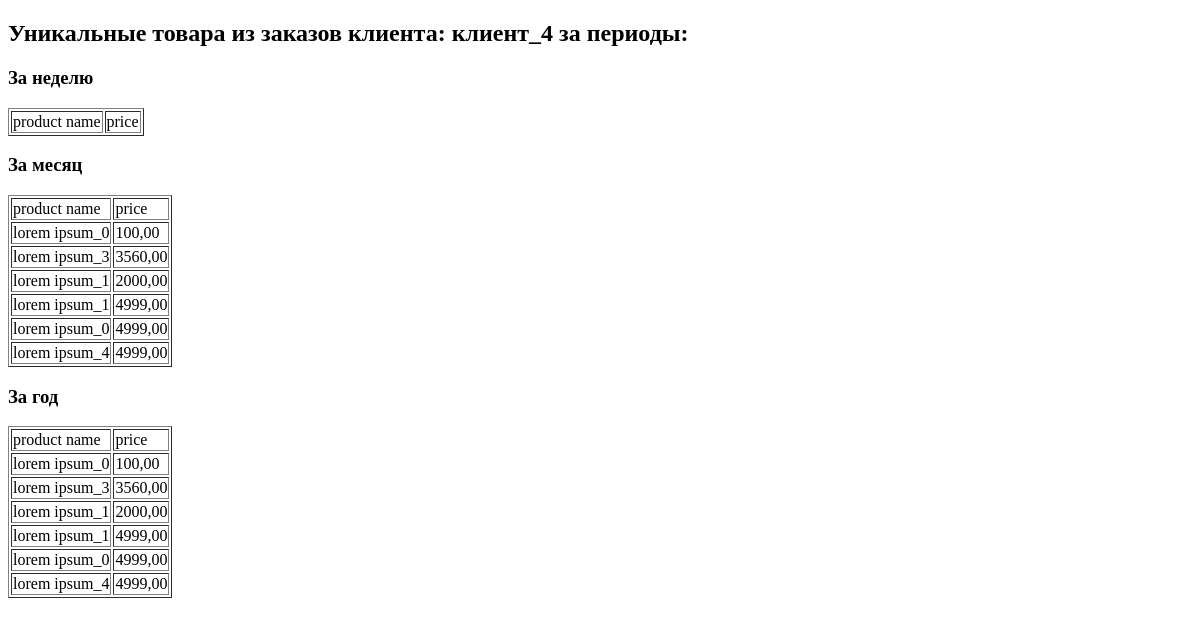
Before: /shop/orders/5/ with the older database file.
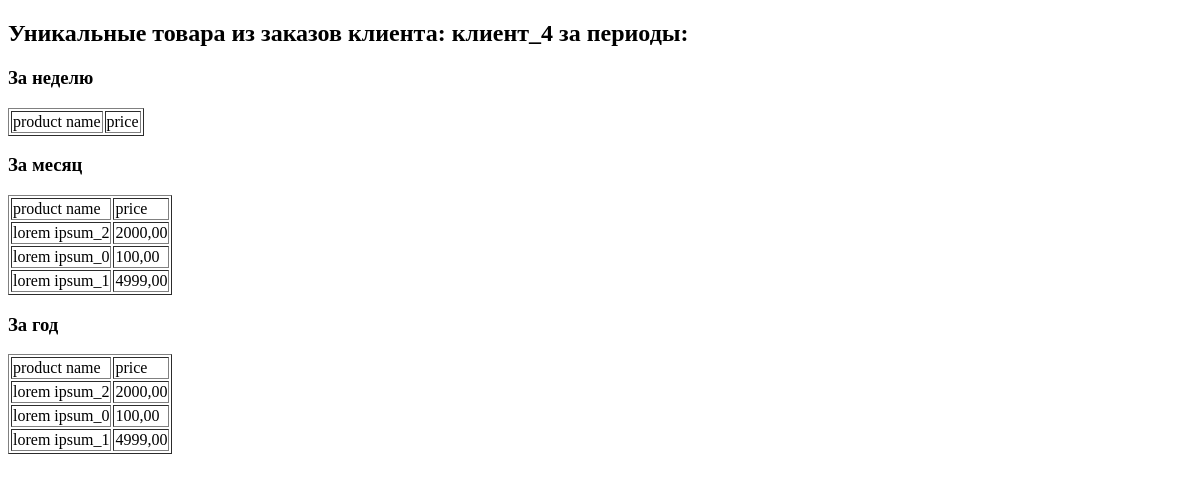
After: the same page with the newer database file.
### shop_app/models.py (models this page shows, shortened)
class Product(models.Model):
    title = models.CharField(max_length=200)
    description = models.TextField(default=0)
    price = models.DecimalField(default=0, decimal_places=2, max_digits=6)
    qts = models.IntegerField(default=1)
    picture = models.ImageField(null=True, blank=True, upload_to="product_img/")
    update_date = models.DateTimeField(auto_now=True)

### shop_app/views.py (the view)
# urls.py: path('orders/<int:client_id>/', views.show_orders_by_period, name='client_orders_by_period'),
def show_orders_by_period(request, client_id):
    client = get_object_or_404(Client, pk=client_id)
    start_date = timezone.now() - timedelta(days=7)
    week = Product.objects.filter(order__client_id=client_id, order__date_of_creation__gte=start_date) \
                                  .distinct()
    start_date = timezone.now() - timedelta(days=30)
    month = Product.objects.filter(order__client_id=client_id, order__date_of_creation__gte=start_date) \
        .distinct()
    start_date = timezone.now() - timedelta(days=365)
    year = Product.objects.filter(order__client_id=client_id, order__date_of_creation__gte=start_date) \
        .distinct()
    return render(request, 'shop_app/orders_by_data.html',
                  {'client': client, 'week': week, 'month': month, 'year': year})

### shop_app/templates/shop_app/orders_by_data.html (shortened to what this page needs)
{% extends 'shop_app/base.html' %}
{% block content %}
<h2>Уникальные товара из заказов клиента: {{ client.name }} за периоды:</h2>
<h3>За неделю</h3>
<table border="1">
    <tr>
        <td>product name</td>
        <td>price</td>
    </tr>
</table>
    <h3>За месяц</h3>
<table border="1">
    <tr>
        <td>product name</td>
        <td>price</td>
    </tr>
    {% for product in month %}
    <tr>
        <td> {{ product.title }}</td>
        <td> {{ product.price }}</td>
    </tr>
    {% endfor %}
</table>
    <h3>За год</h3>
<table border="1">
    <tr>
        <td>product name</td>
        <td>price</td>
    </tr>
    {% for product in year %}
    <tr>
        <td> {{ product.title }}</td>
        <td> {{ product.price }}</td>
    </tr>
    {% endfor %}
</table>
{% endblock %}

Changed rows visible on the page:
removed Product: title "lorem ipsum_3", price "3560,00"
removed Product: title "lorem ipsum_1", price "2000,00"
removed Product: title "lorem ipsum_0", price "4999,00"
removed Product: title "lorem ipsum_4", price "4999,00"
now on this page (row unchanged): Product: title "lorem ipsum_2", price "2000,00"
